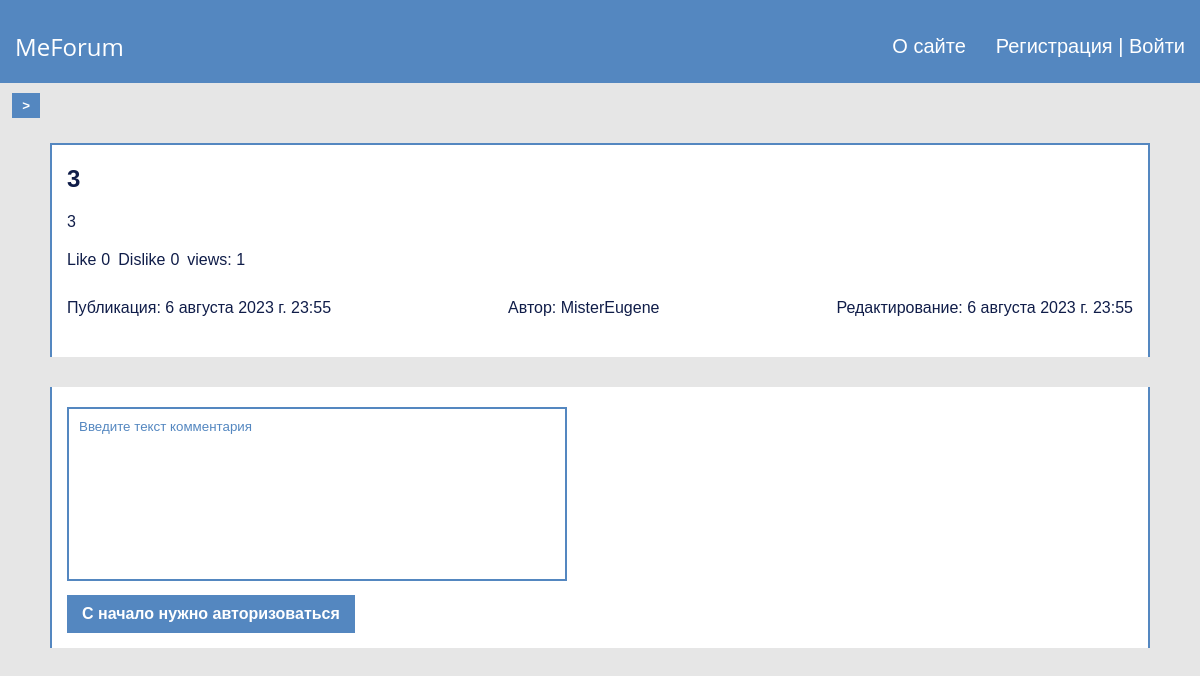
/post/5/, run on the app's committed database.
### forum/models.py (models this page shows)
class Posts(models.Model):
    title = models.CharField(max_length=250, null=True, verbose_name="заголовок поста")
    content = models.TextField(verbose_name="содержание поста", blank=True)
    create_time = models.DateTimeField(auto_now_add=True, verbose_name="время создания")
    update_time = models.DateTimeField(
        auto_now=True, verbose_name="время редактирования"
    )
    author = models.ForeignKey('Users', on_delete=models.PROTECT, verbose_name="автор")
    cat = models.ForeignKey(
        Categories, on_delete=models.PROTECT, verbose_name="категория"
    )
    likes = models.ManyToManyField(Users, blank=True, related_name='liked_posts')
    dislikes = models.ManyToManyField(Users, blank=True, related_name='disliked_posts')
    views = models.ManyToManyField(Users, blank=True, related_name='viewed_posts')
    is_published = models.BooleanField(default=True, verbose_name="публикация")
    is_allow_comments = models.BooleanField(verbose_name="разрешить комментарии")
    def __str__(self):
        return self.title
    class Meta:
        verbose_name = "Пост"
        verbose_name_plural = "Посты"

class Users(AbstractUser):
    email = models.EmailField(unique=True)
    def __str__(self):
        return self.username
    class Meta:
        verbose_name = "Пользователь"
        verbose_name_plural = "Пользователи"

### forum/views.py (the view)
# urls.py: path("post/<int:post_id>/", post, name="post"),
def post(request, post_id):
    cats = Categories.objects.all()
    post = Posts.objects.get(pk=post_id)
    comments = Comments.objects.filter(post_id=post_id, is_approved=True)
    if request.user in Users.objects.all():
        if not(request.user in post.views.all()):
            post.views.add(request.user)
    if request.method == 'POST':
        form = AddCommentForm(data=request.POST)
        if form.is_valid():
            f = form.save(commit=False)
            f.author = request.user
            f.recipient = post.author
            f.post = post
            f.save()
            return redirect('post', post_id=post_id)
    else:
        form = AddCommentForm()
    context = {
        "title": "Страница поста",
        "post": post,
        "comments": comments,
        "cat_selected": post.cat_id,
        "form": form
    }
    return render(request, "forum/post.html", context=context)

### forum/forms.py
class AddCommentForm(forms.ModelForm):
    class Meta:
        model = Comments
        fields = ["content"]
        widgets = {"content": forms.Textarea(attrs={'placeholder': 'Введите текст комментария', 'class': 'comment_textarea'})}

### forum/models.py (called while the page is built)
    def __str__(self):
        return self.name

### forum/templatetags/forum_tags.py (called while the page is built)
@register.simple_tag()
def get_categories():
    return Categories.objects.all()

@register.simple_tag()
def get_header_menu():
    return menu

### forum/templates/forum/post.html (shortened to what this page needs)
{% extends 'forum/base.html' %}
{% block content %}
<arcticle class="post">
  <div class="post_container">
    <div class="post-header">
      <h2 class="post_title">{{ post }}</h2>
    </div>
    {% if post.content %}
    <div class="post-content">
      <div class="post-content_description">
          <p class="post_desctiption">{{ post.content }}</p>
      </div>
    </div>
    {% endif %}
    <div class="post-footer">
      <div class="post-footer_info">
        <div class="grade {% if request.user in post.likes.all %}post-l-active{% endif %}">
          {% if request.user.is_authenticated %}
          <form action="{% url 'like_post' post_id=post.id %}" method="post">
            {% csrf_token %}
            <button class="post-button button-l" type="submit">
              Like
            </button>
          </form>
          {% else %}
          <a class="post_like" href="{% url 'login' %}">Like</a>
          {% endif %}
          <span> {{ post.likes.count }}</span>
        </div>
        <div class="grade {% if request.user in post.dislikes.all %}post-l-active{% endif %}">
          {% if request.user.is_authenticated %}
          <form action="{% url 'dislike_post' post_id=post.id %}" method="post">
            {% csrf_token %}
            <button class="post-button button-l" type="submit">
              Dislike
            </button>
          </form>
          {% else %}
          <a class="post_dislike" href="{% url 'login' %}">Dislike</a>
          {% endif %}
          <span> {{ post.dislikes.count }}</span>
        </div>
        <span>views: {{ post.views.count }}</span>
      </div>
      <div class="post-footer_date">
        <div class="create_time">Публикация: {{ post.create_time }}</div>
        <div class='post_author'>Автор: {{ post.author }}</div>
        <div>Редактирование: {{ post.update_time }}</div>
      </div>
    </div>
  </div>
</arcticle>
<section class="comments">
  {% if post.is_allow_comments %}
  <form class="comments_form" action="{% url 'post' post.id %}" method="post">
    {% for f in form %}
    <div>{{ f }}</div>
    {% endfor %}
    {% if request.user.is_authenticated %}
    <button class="post_link" type="submit">Добавить</button>
    {% else %}
    <a class="post_link" class="comment_link" href={% url 'login' %}>С начало нужно авторизоваться</a>
    {% endif %}
  </form>
  {% else %}
  <p>Комментарии под данным постом не доступны:(</p>
  {% endif %}
</section>
{% endblock content %}

### forum/static/forum/css/style.css (style rules this page uses)
*, *::after, *::before { margin: 0; padding: 0; box-sizing: border-box; color: inherit; }
a { text-decoration: none; }
body { font-family: Arial, Helvetica, sans-serif; display: flex; flex-wrap: wrap; font-size: 16px; color: #101D49; }
a { cursor: pointer; transition: all .1s ease-in-out; color: inherit; }
.post-header { margin-bottom: 20px; }
.post_container { border: 2px solid #5487C0; border-bottom: none; padding: 20px 15px; }
.post-content { margin-bottom: 20px; gap: 20px; }
.post-footer { display: flex; justify-content: space-between; flex-wrap: wrap; gap: 20px; }
.post-content { margin-bottom: 20px; }
.post_link { display: inline-flex; text-align: center; justify-content: center; align-items: center; padding: 10px 15px; background-color: #5487C0; font-weight: 700; color: #fff; border: none; font-size: 16px; }
.post-footer_info { display: flex; }
.post-footer_date { margin-top: 10px; display: flex; justify-content: space-between; width: 100%; }
.post_container { background-color: #fff; margin-bottom: 30px; }
.grade { display: flex; }
.grade:not(:last-child) { margin-right: 8px; }
.grade span { margin-left: 5px; }
.post-content { display: flex; flex-direction: column; }
.comment_textarea { width: 500px; resize: none; border-radius: 0; outline: none; border: 2px solid #5487C0; background-color: #fff; padding: 10px; color: #101D49; font-family: Arial, Helvetica, sans-serif; margin-bottom: 10px; }
.comment_textarea::placeholder { color: #5487C0; }
.comments_form { margin-bottom: 20px; border: 2px solid #5487C0; padding: 20px 15px 15px; background-color: #fff; border-bottom: none; border-top: none; }

### data on the page
Posts: title "3", content "3", likes.count "0", dislikes.count "0", views.count "1", create_time "6 августа 2023 г. 23:55", author "MisterEugene", update_time "6 августа 2023 г. 23:55"

### other printed values
{{ item.text }} "О сайте"
